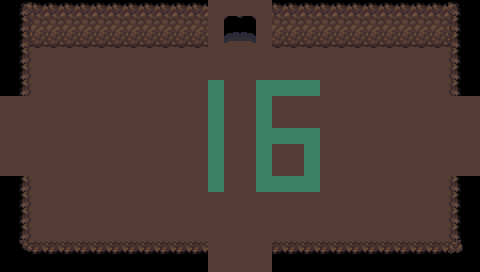

A level layout from a 2D game, rendered from its tile map. Below: a short description, then the map file with tile-grid data replaced by summaries:
An orthogonal 30x17 tile map with 16x16 px tiles, 3 tile layers (Base, Ground, Upper), 2 tilesets and 18 objects (6x SpawnPoint, 4x Entrance, 4x BlockObject, 4x CombatStart).

<map version="1.5" tiledversion="1.6.0" orientation="orthogonal" renderorder="right-down" width="30" height="17" tilewidth="16" tileheight="16" infinite="0" nextlayerid="22" nextobjectid="76">
 <properties>
  <property name="Dungeon" value="Cave" />
  <property name="MapType" value="Cave" />
  <property name="Mobs" value="2-3|0" />
  <property name="Modular" type="bool" value="true" />
  <property name="ResourcesMinMax" value="30-60" />
 </properties>
 <tileset firstgid="1" source="../Tilesets/tilesetManorGrounds.tsx" />
 <tileset firstgid="626" source="../Tilesets/tsWalls_Floors.tsx" />
 <layer id="19" name="Base" width="30" height="17">
  <data>[510 cells, 510 non-empty, 7 distinct tile ids]</data>
 </layer>
 <layer id="20" name="Ground" width="30" height="17">
  <data>[510 cells, 92 non-empty, 8 distinct tile ids]</data>
 </layer>
 <layer id="21" name="Upper" width="30" height="17">
  <data>[510 cells, 28 non-empty, 5 distinct tile ids]</data>
 </layer>
 <objectgroup id="4" name="Travel">
  <object id="51" name="Entrance" x="224" y="268" width="32" height="4">
   <properties>
    <property name="EntranceDir" value="Up" />
    <property name="Modular" type="bool" value="true" />
   </properties>
  </object>
  <object id="53" name="Entrance" x="224" y="28" width="32" height="4">
   <properties>
    <property name="EntranceDir" value="Down" />
    <property name="Modular" type="bool" value="true" />
   </properties>
  </object>
  <object id="54" name="Entrance" x="0" y="128" width="4" height="32">
   <properties>
    <property name="EntranceDir" value="Right" />
    <property name="Modular" type="bool" value="true" />
   </properties>
  </object>
  <object id="55" name="Entrance" x="476" y="128" width="4" height="32">
   <properties>
    <property name="EntranceDir" value="Left" />
    <property name="Modular" type="bool" value="true" />
   </properties>
  </object>
 </objectgroup>
 <objectgroup id="5" name="MapObject">
  <object id="66" name="SpawnPoint" x="99.7014" y="67.5339" width="10" height="8.5" />
  <object id="67" name="SpawnPoint" x="228.992" y="130.592" width="10" height="8.5" />
  <object id="68" name="SpawnPoint" x="405.081" y="67.9305" width="10" height="8.5" />
  <object id="69" name="SpawnPoint" x="51.7133" y="226.965" width="10" height="8.5" />
  <object id="70" name="SpawnPoint" x="418.961" y="209.912" width="10" height="8.5" />
  <object id="71" name="SpawnPoint" x="339.246" y="130.592" width="10" height="8.5" />
  <object id="72" name="BlockObject" x="211.212" y="4.02198" width="55.625" height="9.75">
   <properties>
    <property name="Dir" value="Up" />
    <property name="Open" type="bool" value="false" />
   </properties>
  </object>
  <object id="73" name="BlockObject" x="210.217" y="243.202" width="55.625" height="9.75">
   <properties>
    <property name="Dir" value="Down" />
    <property name="Open" type="bool" value="false" />
   </properties>
  </object>
  <object id="74" name="BlockObject" x="1.46211" y="98.522" width="26.75" height="74">
   <properties>
    <property name="Dir" value="Left" />
    <property name="Open" type="bool" value="false" />
   </properties>
  </object>
  <object id="75" name="BlockObject" x="452.462" y="100.022" width="26.75" height="74">
   <properties>
    <property name="Dir" value="Right" />
    <property name="Open" type="bool" value="false" />
   </properties>
  </object>
 </objectgroup>
 <objectgroup id="6" name="Character">
  <object id="56" name="CombatStart" x="64.917" y="129.885" width="10.5" height="11.25">
   <properties>
    <property name="Dir" value="Right" />
    <property name="Position" value="NE" />
   </properties>
  </object>
  <object id="57" name="CombatStart" x="209.797" y="195.755" width="10.5" height="11.25">
   <properties>
    <property name="Dir" value="Up" />
    <property name="Position" value="NW" />
   </properties>
  </object>
  <object id="58" name="CombatStart" x="256.534" y="66.6457" width="10.5" height="11.25">
   <properties>
    <property name="Dir" value="Down" />
    <property name="Position" value="SE" />
   </properties>
  </object>
  <object id="59" name="CombatStart" x="398.912" y="161.828" width="10.5" height="11.25">
   <properties>
    <property name="Dir" value="Left" />
    <property name="Position" value="SW" />
   </properties>
  </object>
 </objectgroup>
</map>
